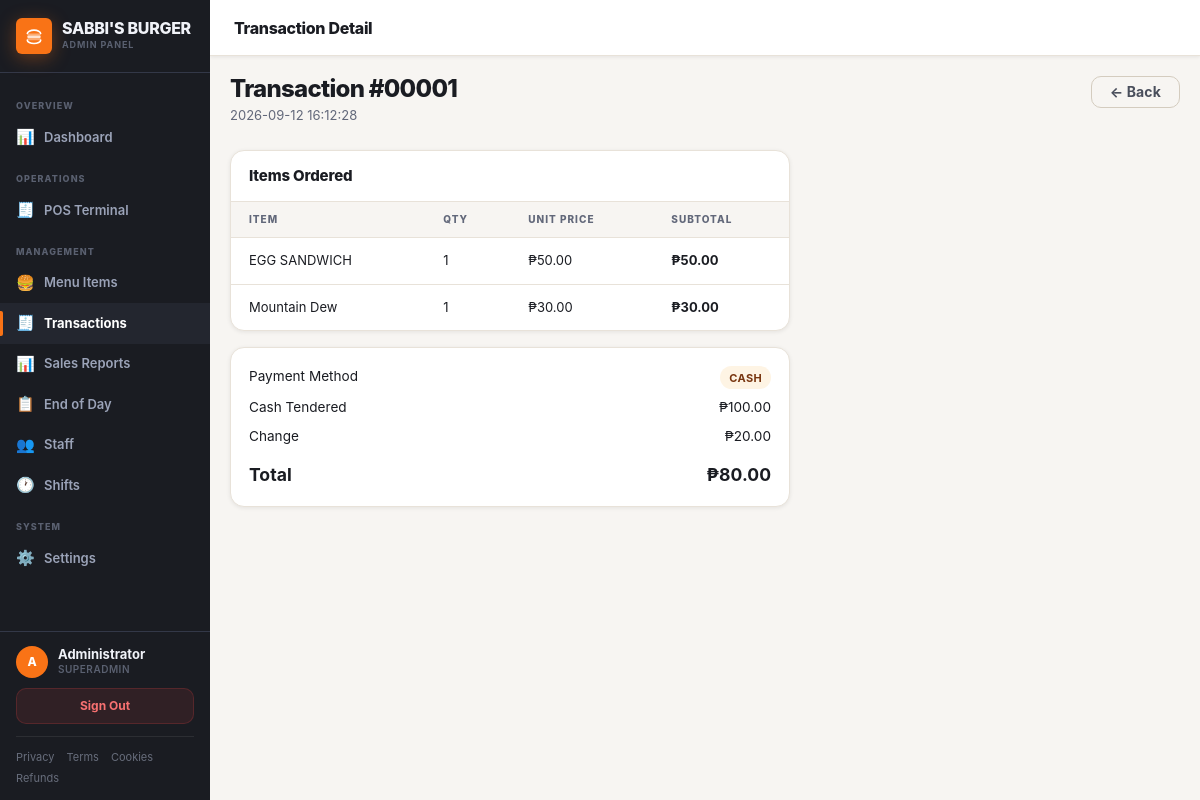
The app's page /transactions/1 (signed in) with its own data.
### tables this page shows
CREATE TABLE users (
    id INTEGER PRIMARY KEY AUTOINCREMENT,
    username TEXT NOT NULL UNIQUE,
    password_hash TEXT NOT NULL,
    full_name TEXT NOT NULL,
    role TEXT NOT NULL CHECK(role IN ('superadmin', 'cashier')),
    is_active INTEGER NOT NULL DEFAULT 1,
    last_login TIMESTAMP,
    created_at TIMESTAMP DEFAULT CURRENT_TIMESTAMP
);

CREATE TABLE transactions (
    id INTEGER PRIMARY KEY AUTOINCREMENT,
    order_number TEXT NOT NULL,
    total REAL NOT NULL,
    discount REAL DEFAULT 0,
    cash_tendered REAL,
    change_given REAL,
    payment_method TEXT DEFAULT 'cash',
    gcash_ref TEXT,
    served_by INTEGER,
    notes TEXT,
    created_at TIMESTAMP DEFAULT CURRENT_TIMESTAMP,
    FOREIGN KEY (served_by) REFERENCES users(id)
);

CREATE TABLE transaction_items (
    id INTEGER PRIMARY KEY AUTOINCREMENT,
    transaction_id INTEGER NOT NULL,
    product_id INTEGER NOT NULL,
    product_name TEXT NOT NULL,
    quantity INTEGER NOT NULL,
    unit_price REAL NOT NULL,
    subtotal REAL NOT NULL,
    FOREIGN KEY (transaction_id) REFERENCES transactions(id),
    FOREIGN KEY (product_id) REFERENCES products(id)
);

### app.py (the view)
@app.route('/transactions/<int:transaction_id>')
@superadmin_required
def transaction_detail(transaction_id):
    tx, items = get_transaction(transaction_id)
    if not tx:
        flash('Transaction not found.', 'error')
        return redirect(url_for('transactions'))
    return render_template('admin/transaction_detail.html',
                           transaction=tx, items=items)

### app.py (called while the page is built)
@app.context_processor
def inject_globals():
    s = load_settings()
    return {
        'current_user':   current_user(),
        'app_name':       s.get('store_name', 'My Store'),
        'store_tagline':  s.get('store_tagline', 'Point of Sale System'),
        'currency':       s.get('currency_symbol', '₱'),
        'logo_emoji':     s.get('logo_emoji', '🛒'),
        'receipt_footer': s.get('receipt_footer', 'Thank you!'),
        'settings':       s,
        'font_url':       FONT_OPTIONS.get(s.get('font','nunito'), FONT_OPTIONS['nunito'])['google'],
        'active_shift':   get_active_shift(session['user_id']) if 'user_id' in session else None,
    }

### auth.py (called while the page is built)
def current_user():
    if 'user_id' not in session:
        return None
    with get_db() as conn:
        return conn.execute(
            "SELECT * FROM users WHERE id = ? AND is_active = 1", (session['user_id'],)
        ).fetchone()

def is_logged_in():
    return 'user_id' in session

def superadmin_required(f):
    @wraps(f)
    def decorated(*args, **kwargs):
        if not is_logged_in():
            flash('Please log in to continue.', 'warning')
            return redirect(url_for('login'))
        if session.get('role') != 'superadmin':
            flash('Access denied. Superadmin only.', 'error')
            abort(403)
        return f(*args, **kwargs)
    return decorated

### config.py (called while the page is built)
def load_settings():
    try:
        with open(SETTINGS_PATH, 'r', encoding='utf-8') as f:
            data = json.load(f)
        return {**DEFAULTS, **data}
    except Exception:
        return dict(DEFAULTS)

### database.py (called while the page is built)
def get_db():
    conn = sqlite3.connect(DATABASE)
    conn.row_factory = sqlite3.Row
    conn.execute("PRAGMA foreign_keys = ON")
    return conn

def get_transaction(transaction_id):
    with get_db() as conn:
        tx = conn.execute("""
            SELECT t.*, u.full_name AS cashier_name
            FROM transactions t
            LEFT JOIN users u ON t.served_by = u.id
            WHERE t.id = ?
        """, (transaction_id,)).fetchone()
        items = conn.execute(
            "SELECT * FROM transaction_items WHERE transaction_id=?", (transaction_id,)
        ).fetchall()
        return tx, items

### templates/admin/transaction_detail.html (shortened to what this page needs)
{% extends "admin/base_admin.html" %}
{% block page_title %}Transaction Detail{% endblock %}
{% block content %}
<div class="page-header">
  <div>
    <h1>Transaction #{{ "%05d"|format(transaction.id) }}</h1>
    <p>{{ transaction.created_at }}</p>
  </div>
  <a href="{{ url_for('transactions') }}" class="btn btn-ghost">← Back</a>
</div>
<div style="max-width:560px;">
  <div class="table-card" style="margin-bottom:1rem;">
    <div class="table-card-header"><span class="table-card-title">Items Ordered</span></div>
    <div class="table-wrap">
      <table>
        <thead>
          <tr><th>Item</th><th>Qty</th><th>Unit Price</th><th>Subtotal</th></tr>
        </thead>
        <tbody>
          {% for item in items %}
          <tr>
            <td>{{ item.product_name }}</td>
            <td>{{ item.quantity }}</td>
            <td>{{ currency }}{{ "%.2f"|format(item.unit_price) }}</td>
            <td><strong>{{ currency }}{{ "%.2f"|format(item.subtotal) }}</strong></td>
          </tr>
          {% endfor %}
        </tbody>
      </table>
    </div>
  </div>
  <div class="stat-card">
    <div style="display:flex; flex-direction:column; gap:.5rem;">
      <div style="display:flex; justify-content:space-between; font-size:.85rem; color:var(--text-2);">
        <span>Payment Method</span>
        <span class="badge badge-{{ transaction.payment_method }}">{{ transaction.payment_method | title }}</span>
      </div>
      {% if transaction.cash_tendered %}
      <div style="display:flex; justify-content:space-between; font-size:.85rem; color:var(--text-2);">
        <span>Cash Tendered</span><span>{{ currency }}{{ "%.2f"|format(transaction.cash_tendered) }}</span>
      </div>
      <div style="display:flex; justify-content:space-between; font-size:.85rem; color:var(--text-2);">
        <span>Change</span><span>{{ currency }}{{ "%.2f"|format(transaction.change_given) }}</span>
      </div>
      {% endif %}
      <div style="display:flex; justify-content:space-between; font-size:1.1rem; font-weight:700; padding-top:.5rem; border-top:1px solid var(--border); color:var(--amber-h);">
        <span>Total</span><span>{{ currency }}{{ "%.2f"|format(transaction.total) }}</span>
      </div>
    </div>
  </div>
</div>
{% endblock %}

### templates/admin/base_admin.html (shortened to what this page needs)
<!DOCTYPE html>
<html lang="en">
<head>
  <link rel="stylesheet" href="{{ url_for('static', filename='css/base.css') }}">
  <link rel="stylesheet" href="{{ url_for('theme_css') }}">
  <link rel="stylesheet" href="{{ url_for('static', filename='css/admin.css') }}">
</head>
<body>
<div class="app-shell">
  <aside class="sidebar">
    <div class="sidebar-brand">
      <div class="sidebar-brand-icon">
      </div>
      <div>
        <div class="sidebar-brand-text">{{ app_name }}</div>
        <div class="sidebar-brand-sub">Admin Panel</div>
      </div>
    </div>
    <nav class="sidebar-nav">
      <div class="nav-section-label">Overview</div>
      <a title="Dashboard" href="{{ url_for('dashboard') }}" class="nav-item {% if request.endpoint == 'dashboard' %}active{% endif %}">
        <span class="nav-item-icon">📊</span> Dashboard
      </a>
      <div class="nav-section-label">Operations</div>
      <a title="POS Terminal" href="{{ url_for('index') }}" class="nav-item {% if request.endpoint == 'index' %}active{% endif %}">
        <span class="nav-item-icon">🧾</span> POS Terminal
      </a>
      <div class="nav-section-label">Management</div>
      <a title="Menu Items" href="{{ url_for('products') }}" class="nav-item {% if request.endpoint == 'products' %}active{% endif %}">
        <span class="nav-item-icon">🍔</span> Menu Items
      </a>
      <a title="Transactions" href="{{ url_for('transactions') }}" class="nav-item {% if request.endpoint in ['transactions','transaction_detail'] %}active{% endif %}">
        <span class="nav-item-icon">🧾</span> Transactions
      </a>
      <a title="Sales Reports" href="{{ url_for('reports') }}" class="nav-item {% if request.endpoint == 'reports' %}active{% endif %}">
        <span class="nav-item-icon">📊</span> Sales Reports
      </a>
      <a title="End of Day" href="{{ url_for('eod') }}" class="nav-item {% if request.endpoint == 'eod' %}active{% endif %}">
        <span class="nav-item-icon">📋</span> End of Day
      </a>
      <a title="Staff" href="{{ url_for('users') }}" class="nav-item {% if request.endpoint == 'users' %}active{% endif %}">
        <span class="nav-item-icon">👥</span> Staff
      </a>
      <a title="Shifts" href="{{ url_for('shifts') }}" class="nav-item {% if request.endpoint in ['shifts','shift_detail'] %}active{% endif %}">
        <span class="nav-item-icon">🕐</span> Shifts
      </a>
      <div class="nav-section-label">System</div>
      <a title="Settings" href="{{ url_for('settings_page') }}" class="nav-item {% if request.endpoint == 'settings_page' %}active{% endif %}">
        <span class="nav-item-icon">⚙️</span> Settings
      </a>
    </nav>
    <div class="sidebar-footer">
      {% if current_user %}
      <div class="sidebar-user">
        <div class="sidebar-avatar">{{ current_user['full_name'][0] | upper }}</div>
        <div class="sidebar-user-info">
          <div class="sidebar-user-name">{{ current_user['full_name'] }}</div>
          <div class="sidebar-user-role">{{ current_user['role'] | title }}</div>
        </div>
      </div>
      {% endif %}
      <a href="{{ url_for('logout') }}" class="btn-logout">Sign Out</a>
      <div style="display:flex;flex-wrap:wrap;gap:.25rem .75rem;margin-top:.75rem;padding-top:.75rem;border-top:1px solid rgba(255,255,255,.08)">
        <a href="#" onclick="openPolicyModal('{{ url_for('privacy_policy') }}','Privacy Policy');return false" style="font-size:.6875rem;color:rgba(155,163,184,.6);text-decoration:none" onmouseover="this.style.color='rgba(155,163,184,1)'" onmouseout="this.style.color='rgba(155,163,184,.6)'">Privacy</a>
        <a href="#" onclick="openPolicyModal('{{ url_for('terms') }}','Terms &amp; Conditions');return false" style="font-size:.6875rem;color:rgba(155,163,184,.6);text-decoration:none" onmouseover="this.style.color='rgba(155,163,184,1)'" onmouseout="this.style.color='rgba(155,163,184,.6)'">Terms</a>
        <a href="#" onclick="openPolicyModal('{{ url_for('cookie_policy') }}','Cookie Policy');return false" style="font-size:.6875rem;color:rgba(155,163,184,.6);text-decoration:none" onmouseover="this.style.color='rgba(155,163,184,1)'" onmouseout="this.style.color='rgba(155,163,184,.6)'">Cookies</a>
        <a href="#" onclick="openPolicyModal('{{ url_for('refund_policy') }}','Refund Policy');return false" style="font-size:.6875rem;color:rgba(155,163,184,.6);text-decoration:none" onmouseover="this.style.color='rgba(155,163,184,1)'" onmouseout="this.style.color='rgba(155,163,184,.6)'">Refunds</a>
      </div>
    </div>
  </aside>
  <div class="main-content">
    <header class="topbar">
      <span class="topbar-title">{% block page_title %}{% endblock %}</span>
    </header>
    <main class="page-content">
      {% block content %}{% endblock %}
    </main>
  </div>
</div>
</body>
</html>

### static/css/base.css (style rules this page uses)
*, *::before, *::after { box-sizing: border-box; margin: 0; padding: 0; }
:root { --brand: #e83b2a; --brand-h: #ff5a4a; --brand-dim: rgba(232, 59, 42, 0.1); --brand-glow: rgba(232, 59, 42, 0.22); --gold: #f5a623; --gold-h: #ffb84d; --gold-dim: rgba(245, 166, 35, 0.12); --menu-bg: #f7f5f2; --menu-surface: #ffffff; --menu-border: #e8e2d9; --menu-border-2: #d4ccbf; --order-bg: #1a1c22; --order-surface: #23262f; --order-surface-2: #2c303b; --order-border: #333848; --order-border-2: #444a5a; --text-dark: #1a1c22; --text-dark-2: #4a4f5c; --text-dark-3: #62687a; --text-light: #f0f2f8; --text-light-2: #9ba3b8; --text-light-3: #5a6070; --success: #22c55e; --success-dim: rgba(34, 197, 94, 0.12); --success-text: #4ade80; --danger: #ef4444; --danger-dim: rgba(239, 68, 68, 0.12); --danger-text: #f87171; --warning: #f59e0b; --warning-dim: rgba(245, 158, 11, 0.12); --info: #3b82f6; --info-dim: rgba(59, 130, 246, 0.12); --info-text: #60a5fa; --r-xs: 3px; --r-sm: 6px; --r: 10px; --r-md: 14px; --r-lg: 18px; --r-xl: 22px; --shadow-sm: 0 1px 4px rgba(0, 0, 0, 0.08); --shadow: 0 4px 16px rgba(0, 0, 0, 0.1); --shadow-lg: 0 12px 40px rgba(0, 0, 0, 0.15); --shadow-brand: 0 4px 18px rgba(232, 59, 42, 0.35); --font: "Nunito", "Inter", -apple-system, BlinkMacSystemFont, "Segoe UI", sans-serif; --font-mono: "JetBrains Mono", "Fira Code", monospace; --tx-fast: 120ms cubic-bezier(0.4, 0, 0.2, 1); --tx: 200ms cubic-bezier(0.4, 0, 0.2, 1); }
html { font-size: 16px; -webkit-font-smoothing: antialiased; -moz-osx-font-smoothing: grayscale; }
body { font-family: var(--font); background: var(--menu-bg); color: var(--text-dark); line-height: 1.5; min-height: 100vh; }
img, svg { display: block; max-width: 100%; }
a { color: var(--brand); text-decoration: none; }
.badge { display: inline-flex; align-items: center; font-size: 0.6875rem; font-weight: 700; letter-spacing: 0.04em; padding: 0.2rem 0.55rem; border-radius: 99px; text-transform: uppercase; }
.badge-cash { background: var(--gold-dim); color: #78350f; }
.btn { display: inline-flex; align-items: center; justify-content: center; gap: 0.375rem; padding: 0.5rem 1.125rem; border-radius: var(--r); font-family: var(--font); font-size: 0.875rem; font-weight: 700; border: 1.5px solid transparent; cursor: pointer; transition: all var(--tx-fast); white-space: nowrap; user-select: none; line-height: 1; letter-spacing: 0.01em; }
.btn-ghost { background: transparent; border-color: var(--menu-border-2); color: var(--text-dark-2); }

### records on screen
users: full_name "A", full_name "Administrator", role "SUPERADMIN"
transactions: id "00001", cash_tendered "100.00", change_given "20.00", total "80.00"
transaction_items: product_name "EGG SANDWICH", quantity "1", currency "₱", unit_price "50.00", subtotal "50.00"
transaction_items: product_name "Mountain Dew", quantity "1", currency "₱", unit_price "30.00", subtotal "30.00"

### other values on screen
{{ app_name }} "SABBI'S BURGER"
{{ currency }} "₱"
